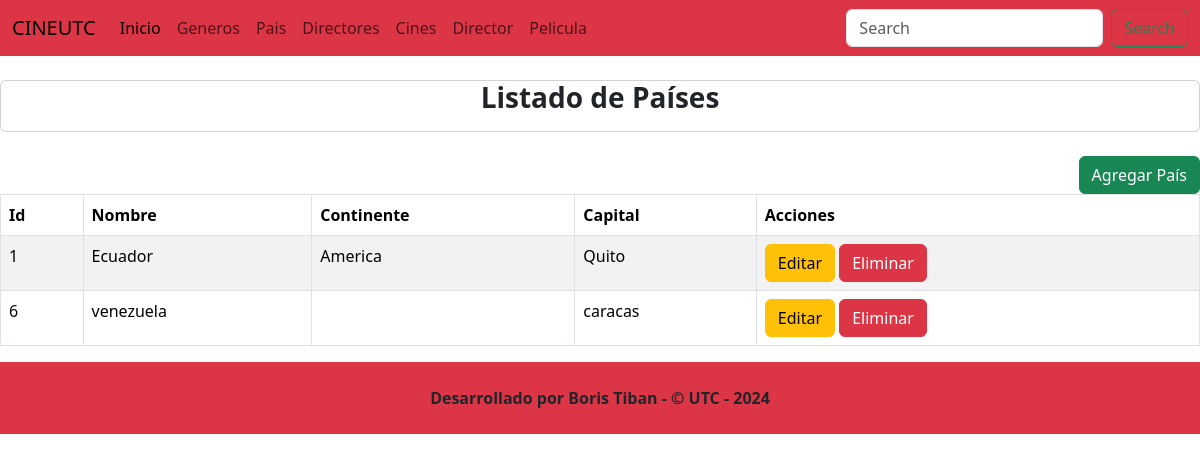
/listadoPais/, run on the app's committed database.
### Aplicaciones/Cartelera/models.py (models this page shows, shortened)
class Pais(models.Model):
    id=models.AutoField(primary_key=True)
    nombre=models.CharField(max_length=50)
    continente=models.CharField(max_length=50)
    capital=models.CharField(max_length=50)

### Aplicaciones/Cartelera/views.py (the view)
# urls.py: path('listadoPais/', views.listadoPais, name='listadoPais'),
def listadoPais(request):
    paisesBdd=Pais.objects.all()
    return render(request, 'listadoPais.html', {'paises': paisesBdd})

### Aplicaciones/Cartelera/templates/listadoPais.html
{% extends "./plantilla.html" %}
{% block body %}
    <br>
    <div class="card">
        <div class="card-title text-center">
            <h3><b>Listado de Países</b></h3>
        </div>
    </div>
    <br>
    <div class="text-end">
        <a href="{% url 'nuevoPais' %}" class="btn btn-success">Agregar País</a>
    </div>
    <table id="tablaPaises" class="table table-bordered table-striped table-hover">
        <thead>
            <tr>
                <th>Id</th>
                <th>Nombre</th>
                <th>Continente</th>
                <th>Capital</th>
                <th>Acciones</th>
            </tr>
        </thead>
        <tbody>
            {% for pais in paises %}
            <tr>
                <td>{{ pais.id }}</td>
                <td>{{ pais.nombre }}</td>
                <td>{{ pais.continente }}</td>
                <td>{{ pais.capital }}</td>
                <td>
                    <a href="{% url 'editarPais' pais.id %}" class="btn btn-warning">Editar</a>
                    <a href="{% url 'eliminarPais' pais.id %}"
                    onclick="return confirm('¿Está seguro?')" class="btn btn-danger">Eliminar</a>
                </td>
            </tr>
            {% empty %}
            <tr>
                <td colspan="5" class="text-center">No hay países registrados</td>
            </tr>
            {% endfor %}
        </tbody>
    </table>
{% endblock %}

### data on the page
Pais: id "1", nombre "Ecuador", continente "America", capital "Quito"
Pais: id "6", nombre "venezuela", capital "caracas"
